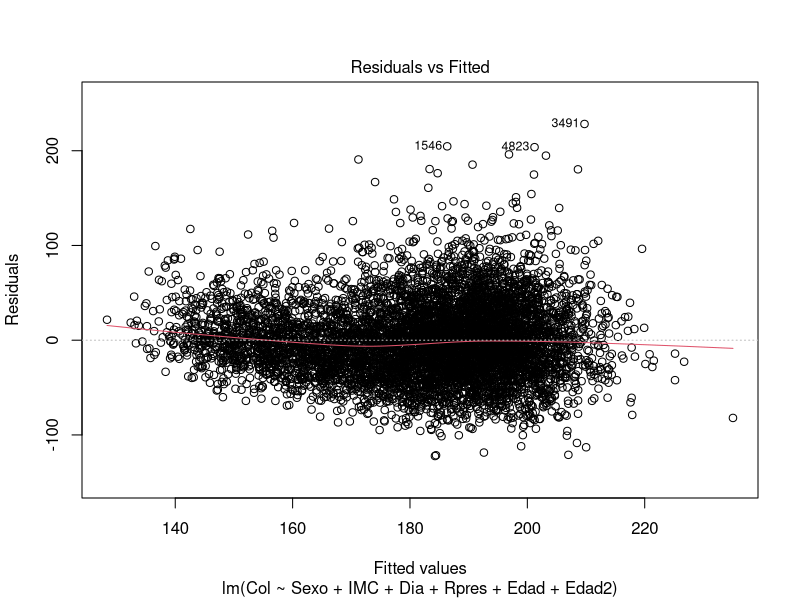
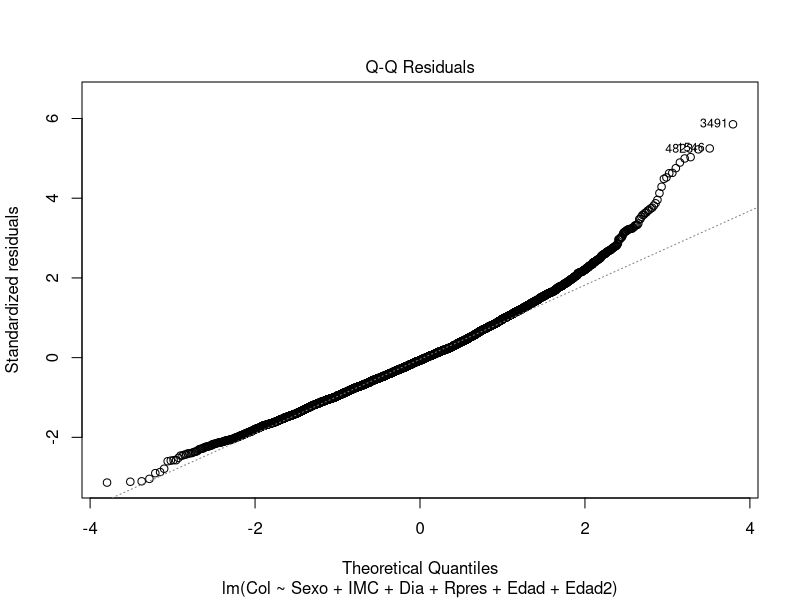
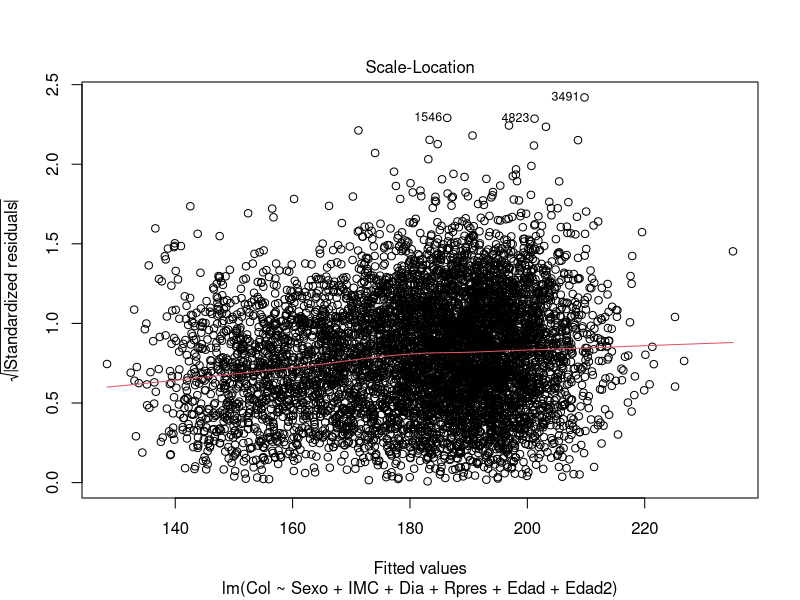
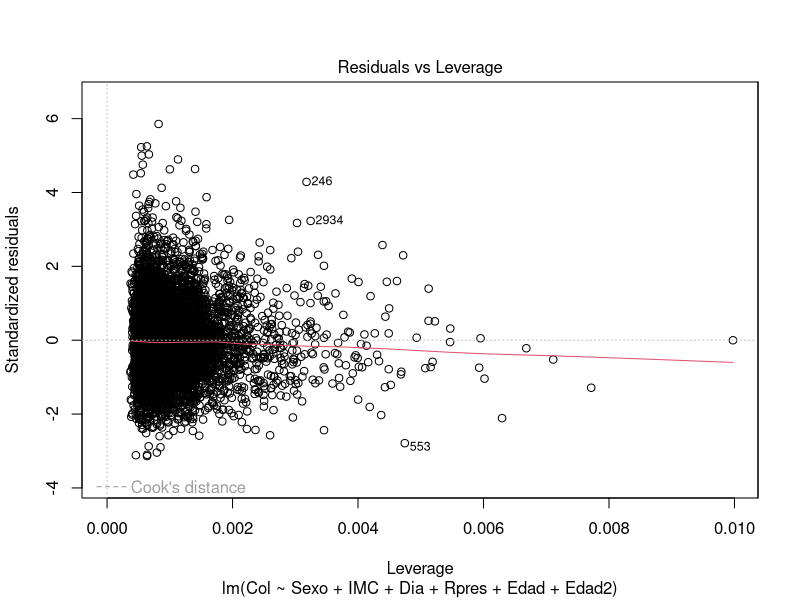
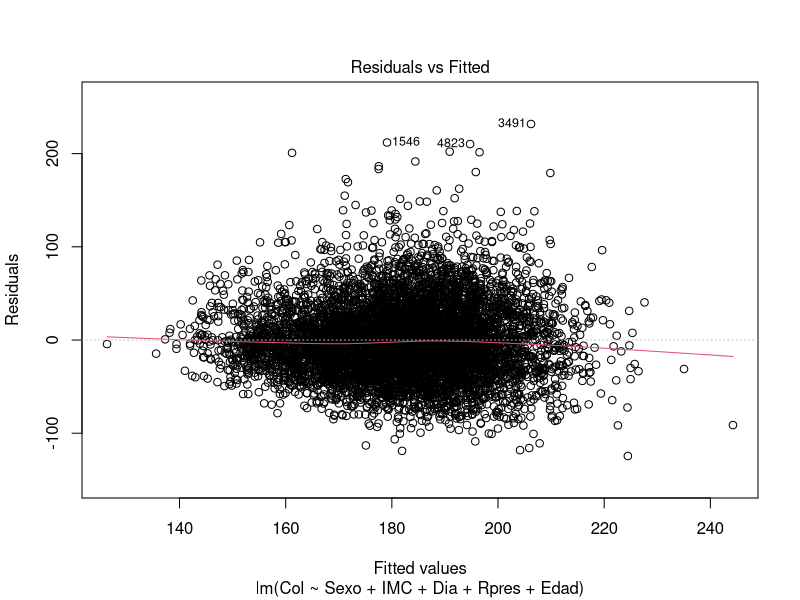
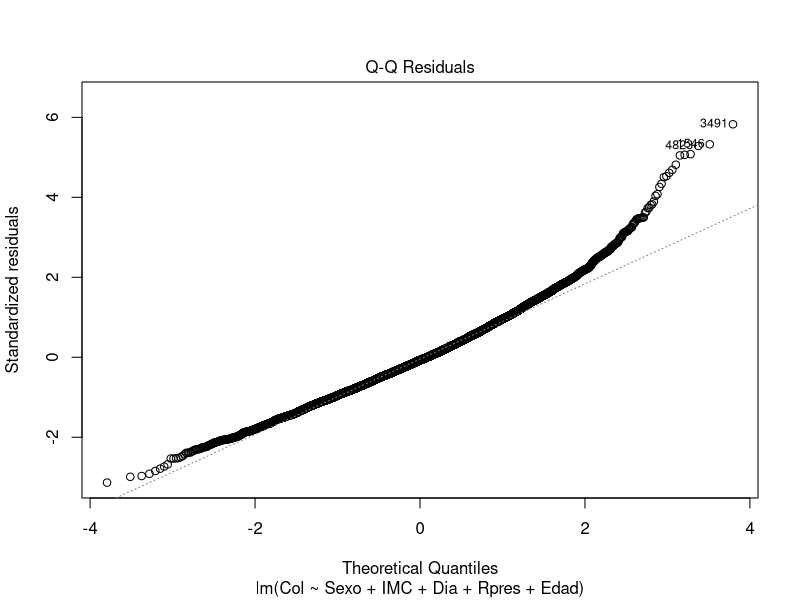
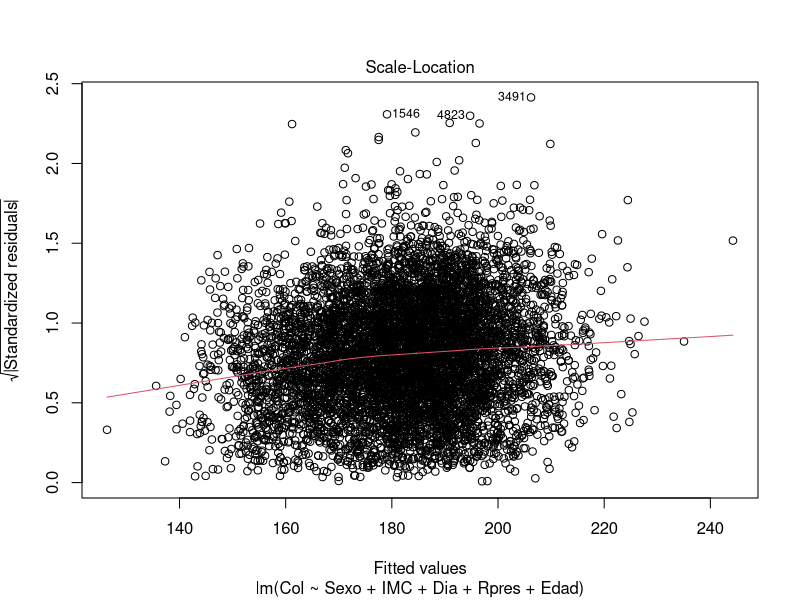
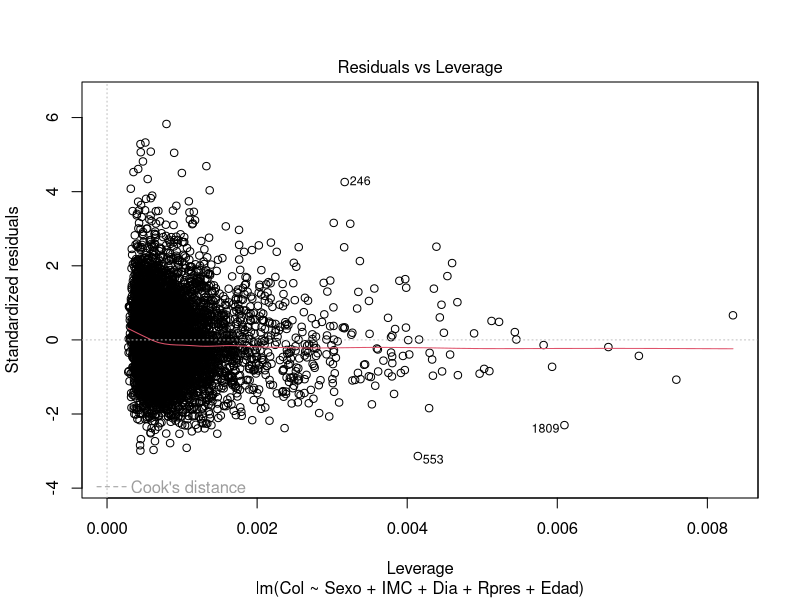

The R script that drew these images, in order:
library(foreign)
library(dplyr)
library(ggplot2)
library(lmtest)

##############################
# REGRESIÓN EN AMBOS MODELOS #
##############################
{
  # Se carga la matriz de covariables
  covariables <- read.csv("covariables.csv", sep=",")
  covariables_H <- covariables %>% 
    filter(Sexo == 0)
  covariables_M <- covariables %>% 
    filter(Sexo == 1)
  
  # Realizamos las regresiones
  modelo_com <- lm(Col ~ Sexo + IMC + Dia + Rpres + Edad + Edad2, data = covariables)
  modelo_red <- lm(Col ~ Sexo + IMC + Dia + Rpres + Edad, data = covariables)
  
  modelo_com_H <- lm(Col ~ IMC + Dia + Rpres + Edad + Edad2, data = covariables_H)
  modelo_red_H <- lm(Col ~ IMC + Dia + Rpres + Edad, data = covariables_H)
  
  modelo_com_M <- lm(Col ~ IMC + Dia + Rpres + Edad + Edad2, data = covariables_M)
  modelo_red_M <- lm(Col ~ IMC + Dia + Rpres + Edad, data = covariables_M)
  
  
  # Revisamos los resultado
  summary(modelo_com)
  summary(modelo_red)
  
  summary(modelo_com_H)
  summary(modelo_red_H)
  
  summary(modelo_com_M)
  summary(modelo_red_M)
}

################################
# F-TEST PARA MODELOS ANIDADOS #
################################
{
  # Obtenemos el SCE para cada modelo
  SCE_com <- sum(residuals(modelo_com)^2)
  SCE_red <- sum(residuals(modelo_red)^2)
  
  SCE_com_H <- sum(residuals(modelo_com_H)^2)
  SCE_red_H <- sum(residuals(modelo_red_H)^2)
  
  SCE_com_M <- sum(residuals(modelo_com_M)^2)
  SCE_red_M <- sum(residuals(modelo_red_M)^2)
  
  # Tamaño de cada modelo
  p_com <- length(coef(modelo_com))
  p_red <- length(coef(modelo_red))
  
  n_datos <- dim(covariables)[1]
  n_datos_H <- dim(covariables_H)[1]
  n_datos_M <- dim(covariables_M)[1]
  
  # Estadístico F y p-value
  estadistico_F <- ((SCE_red - SCE_com)*(n_datos - p_com))/(SCE_com*(p_com - p_red))
  p_value <- 1-pf(estadistico_F,
                    p_com-p_red, n_datos - p_com)
  
  estadistico_F_H <- ((SCE_red_H - SCE_com_H)*(n_datos - p_com))/(SCE_com_H*(p_com - p_red))
  p_value_H <- 1-pf(estadistico_F_H,
                  p_com-p_red, n_datos_H - p_com)
  
  estadistico_F_M <- ((SCE_red_M - SCE_com_M)*(n_datos - p_com))/(SCE_com_M*(p_com - p_red))
  p_value_M <- 1-pf(estadistico_F_M,
                    p_com-p_red, n_datos_M - p_com)
}

######################
# MEDICIÓN VARIACIÓN #
######################
{
  # Médimos la variación de cada observación normalizado por la variación estandar
  pred_com <- predict(modelo_com)
  pred_red <- predict(modelo_red)
  SPD <- sqrt(mean((pred_com-pred_red)^2)) / sd(covariables$Col)
  
  pred_com_H <- predict(modelo_com_H)
  pred_red_H <- predict(modelo_red_H)
  SPD_H <- sqrt(mean((pred_com_H-pred_red_H)^2)) / sd(covariables_H$Col)
  
  pred_com_M <- predict(modelo_com_M)
  pred_red_M <- predict(modelo_red_M)
  SPD_M <- sqrt(mean((pred_com_M-pred_red_M)^2)) / sd(covariables_M$Col)
}

#################################
# NORMALIDAD Y HOMOCEDASTICIDAD #
#################################
{
  # Test Breush-Pagan
  {
    bp_value_com <- bptest(modelo_com)$p.value
    bp_value_red <- bptest(modelo_red)$p.value
    
    bp_value_com_H <- bptest(modelo_com_H)$p.value
    bp_value_red_H <- bptest(modelo_red_H)$p.value
    
    bp_value_com_M <- bptest(modelo_com_M)$p.value
    bp_value_red_M <- bptest(modelo_red_M)$p.value
  }
  
  # Test Shapiro-Wilk
  {
    # Separamos los residuos por edad de cada modelo
    res_edad_com <- split(residuals(modelo_com), covariables$Edad)
    res_edad_red <- split(residuals(modelo_red), covariables$Edad)
    
    res_edad_com_H <- split(residuals(modelo_com_H), covariables_H$Edad)
    res_edad_red_H <- split(residuals(modelo_red_H), covariables_H$Edad)
    
    res_edad_com_M <- split(residuals(modelo_com_M), covariables_M$Edad)
    res_edad_red_M <- split(residuals(modelo_red_M), covariables_M$Edad)
    
    # Contamos la cantidad de veces que no se rechaza normalidad
    norm_com <- 0
    norm_red <- 0
    norm_com_H <- 0
    norm_red_H <- 0
    norm_com_M <- 0
    norm_red_M <- 0
    
    for(i in 1:length(unique(covariables$Edad))){
      if(shapiro.test(res_edad_com[[i]])$p.value >= 0.05){ norm_com <- norm_com + 1}
      if(shapiro.test(res_edad_red[[i]])$p.value >= 0.05){ norm_red <- norm_red + 1}
      
      if(shapiro.test(res_edad_com_H[[i]])$p.value >= 0.05){ norm_com_H <- norm_com_H + 1
      if(shapiro.test(res_edad_red_H[[i]])$p.value >= 0.05){ norm_red_H <- norm_red_H + 1}
      
      if(shapiro.test(res_edad_com_M[[i]])$p.value >= 0.05){ norm_com <- norm_com_M + 1}
      if(shapiro.test(res_edad_red_M[[i]])$p.value >= 0.05){ norm_red <- norm_red_M + 1}
    }
  }
}
}

################
# COLINEALIDAD #
################
{
  # Valor vif
  cor_com <- cor(select(covariables, -Col))
  vif_com <- diag(solve(cor_com))
  cor_red <- cor(select(covariables, -Col, -Edad2))
  vif_red <- diag(solve(cor_red))
  
  cor_com_H <- cor(select(covariables_H, -Col, -Sexo))
  vif_com_H <- diag(solve(cor_com_H))
  cor_red_H <- cor(select(covariables_H, -Col, -Sexo, -Edad2))
  vif_red_H <- diag(solve(cor_red_H))
  
  cor_com_M <- cor(select(covariables_M, -Col, -Sexo))
  vif_com_M <- diag(solve(cor_com_M))
  cor_red_M <- cor(select(covariables_M, -Col, -Sexo, -Edad2))
  vif_red_M <- diag(solve(cor_red_M))
}

##################
# DATOS EXTREMOS #
##################
{
  # Calculamos las distancias de Cook
  cook_com <- cooks.distance(modelo_com)
  cook_red <- cooks.distance(modelo_red)
  
  cook_com_H <- cooks.distance(modelo_com_H)
  cook_red_H <- cooks.distance(modelo_red_H)
  
  cook_com_M <- cooks.distance(modelo_com_M)
  cook_red_M <- cooks.distance(modelo_red_M)
  
  # Vemos cuantos datos son influyentes
  influyentes_com <- which(cook_com > 1)
  influyentes_red <- which(cook_red > 1)
  
  influyentes_com_H <- which(cook_com_H > 1)
  influyentes_red_H <- which(cook_red_H > 1)
  
  influyentes_com_M <- which(cook_com_M > 1)
  influyentes_red_M <- which(cook_red_M > 1)
}


####################
# GRÁFICOS ERRORES #
####################
{
  plot(modelo_com)
  plot(modelo_red)
  
  plot(modelo_com_H)
  plot(modelo_red_H)
  
  plot(modelo_com_M)
  plot(modelo_red_M)
}

################ 
# SENSIBILIDAD #
################

# Creamos el dataset filtrando los valores de colesterol más altos
datos_sensibilidad <- subset(covariables, Col <= 300)

# Hacemos la regresión con los nuevos datos
modelo_sensibilidad <- lm(Col ~ Edad + Sexo + IMC + Dia + Edad2 + Rpres, data = datos_sensibilidad)

# Resultados
summary(modelo_sensibilidad)
